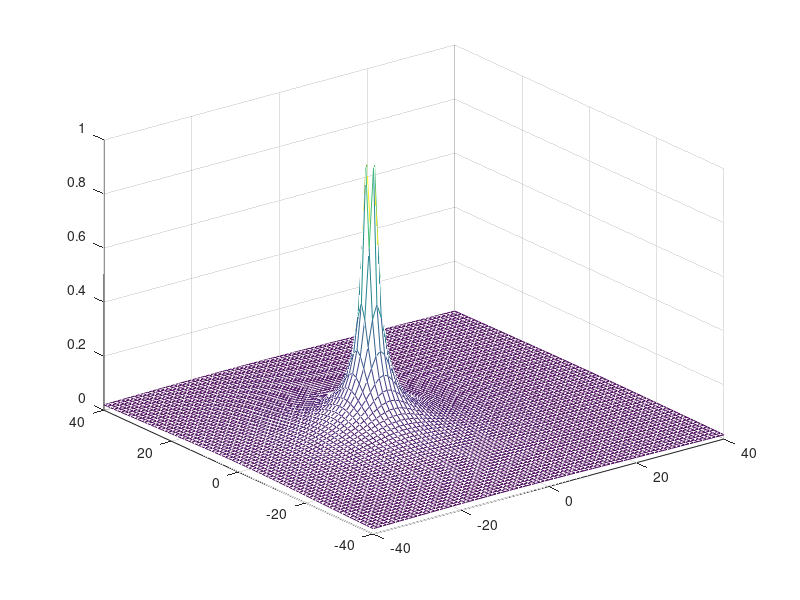

This figure's MATLAB source:
a=-40;c=40;b=1;
g=a:b:c;
h=g;
[r,t]=meshgrid(g,h);
s=r+1i*t;
Hs=1./(s+10); %transfer function
mesh(r,t,abs(Hs));
